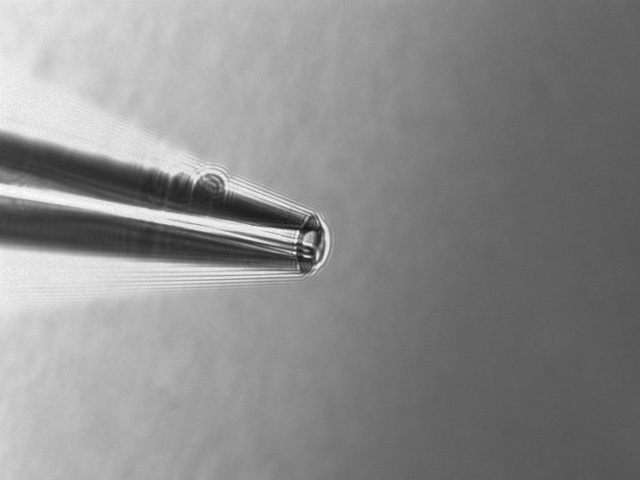
#> input picture vision/pipette1.jpg, 640 x 480 px
$ python templatematch.py   (Python 2 division)
#> lines starting #> are read from the running program, lines starting #| are printed output that depends on the picture
'''
Finding an image in another image.
Typically used to locate a pipette in an image, using a previous photo.
'''
import cv2
import time
import numpy as np

__all__ = ['find_template']

def find_template(img, template):
    '''
    Finds the template in the image.

    Returns
    -------
    x,y : position in pixels
    max_val : match performance
    '''
    res = cv2.matchTemplate(img, template, cv2.TM_CCOEFF_NORMED)
    _, max_val, _, max_loc = cv2.minMaxLoc(res)
    x, y = max_loc
    return x, y, max_val

if __name__ == '__main__': # test
    img = cv2.imread('pipette1.jpg', 0)
#> img is the input picture: shape (480, 640); min 19, max 255, mean 139
    height, width = img.shape
#> height = 480; width = 640
    cv2.imshow('Pipette',img)

    img2 = img[height*3/8:height*5/8,width*3/8:width*5/8]
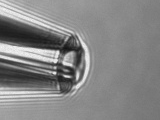
#> img2: shape (120, 160); min 19, max 245, mean 133.2
    cv2.imshow('Template',img2)
    #img2 = np.zeros(img.shape)
    #img2[200:,300:] = img[:-200,:-300]

    print find_template(img, img2)
#> in find_template, `res = cv2.matchTemplate(img, template, cv2.TM_CCOEFF_NORMED)`:
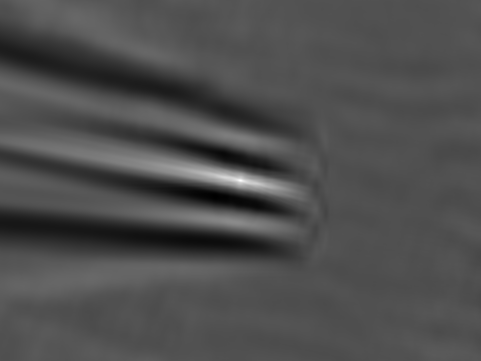
#> res: shape (361, 481) float32; min -0.396, max 1, mean 0.0339; drawn with min black and max white
#> in find_template, `_, max_val, _, max_loc = cv2.minMaxLoc(res)`: max_val = 1; max_loc = (240, 180)
#> in find_template, `x, y = max_loc`: x = 240; y = 180
#| (240, 180, 1.0)

    key = cv2.waitKey(0)
#> (key Esc is pressed here)
    cv2.destroyAllWindows()
